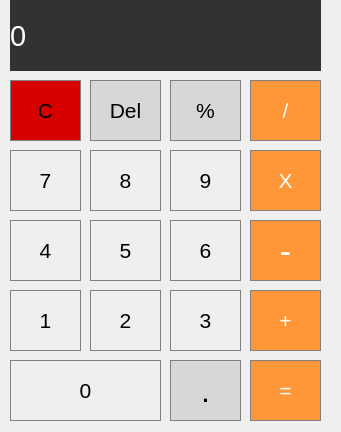
<?xml version="1.0" encoding="UTF-8"?>
<ui version="4.0">
 <class>MainWindow</class>
 <widget class="QMainWindow" name="MainWindow">
  <property name="geometry">
   <rect>
    <x>0</x>
    <y>0</y>
    <width>341</width>
    <height>432</height>
   </rect>
  </property>
  <property name="windowTitle">
   <string>MainWindow</string>
  </property>
  <property name="styleSheet">
   <string notr="true">
QLabel {
  qproperty-alignment: 'AlignVCenter | AlignRight';
  border: 1px solid gray;
}

background-color : rgb(0,0,0);</string>
  </property>
  <widget class="QWidget" name="centralwidget">
   <widget class="QLabel" name="label">
    <property name="geometry">
     <rect>
      <x>10</x>
      <y>0</y>
      <width>311</width>
      <height>71</height>
     </rect>
    </property>
    <property name="font">
     <font>
      <pointsize>22</pointsize>
     </font>
    </property>
    <property name="styleSheet">
     <string notr="true">QLabel{
background-color: rgb(50, 50,50);
color: rgb(255, 255, 255);
}</string>
    </property>
    <property name="text">
     <string>0</string>
    </property>
   </widget>
   <widget class="QPushButton" name="pushButton_clear">
    <property name="geometry">
     <rect>
      <x>10</x>
      <y>80</y>
      <width>71</width>
      <height>61</height>
     </rect>
    </property>
    <property name="font">
     <font>
      <pointsize>16</pointsize>
     </font>
    </property>
    <property name="styleSheet">
     <string notr="true">QPushButton {
  background-color: rgb(215, 0, 0);
  border: 1px solid gray;
}
QPushButton:pressed {
    background-color: qlineargradient(x1: 0, y1: 0, x2: 0, y2: 1,
                                      stop: 0 #BEBEBE, stop: 1 #D7D7D7);
}</string>
    </property>
    <property name="text">
     <string>C</string>
    </property>
   </widget>
   <widget class="QPushButton" name="delete_button">
    <property name="geometry">
     <rect>
      <x>90</x>
      <y>80</y>
      <width>71</width>
      <height>61</height>
     </rect>
    </property>
    <property name="font">
     <font>
      <pointsize>16</pointsize>
     </font>
    </property>
    <property name="styleSheet">
     <string notr="true">QPushButton {
  background-color: rgb(215, 215, 215);
  border: 1px solid gray;
}
QPushButton:pressed {
    background-color: qlineargradient(x1: 0, y1: 0, x2: 0, y2: 1,
                                      stop: 0 #BEBEBE, stop: 1 #D7D7D7);
}</string>
    </property>
    <property name="text">
     <string>Del</string>
    </property>
   </widget>
   <widget class="QPushButton" name="modulus">
    <property name="geometry">
     <rect>
      <x>170</x>
      <y>80</y>
      <width>71</width>
      <height>61</height>
     </rect>
    </property>
    <property name="font">
     <font>
      <pointsize>16</pointsize>
     </font>
    </property>
    <property name="styleSheet">
     <string notr="true">QPushButton {
  background-color: rgb(215, 215, 215);
  border: 1px solid gray;
}
QPushButton:pressed {
    background-color: qlineargradient(x1: 0, y1: 0, x2: 0, y2: 1,
                                      stop: 0 #BEBEBE, stop: 1 #D7D7D7);
}</string>
    </property>
    <property name="text">
     <string>%</string>
    </property>
   </widget>
   <widget class="QPushButton" name="divide">
    <property name="geometry">
     <rect>
      <x>250</x>
      <y>80</y>
      <width>71</width>
      <height>61</height>
     </rect>
    </property>
    <property name="font">
     <font>
      <pointsize>16</pointsize>
     </font>
    </property>
    <property name="styleSheet">
     <string notr="true">QPushButton {
  background-color: rgb(255, 151, 57);
  color: white; 
  border: 1px solid gray;
}

QPushButton:pressed {
    background-color: qlineargradient(x1: 0, y1: 0, x2: 0, y2: 1,
                                      stop: 0 #FF7832, stop: 1 #FF9739);
}</string>
    </property>
    <property name="text">
     <string>/</string>
    </property>
   </widget>
   <widget class="QPushButton" name="pushButton_14">
    <property name="geometry">
     <rect>
      <x>90</x>
      <y>150</y>
      <width>71</width>
      <height>61</height>
     </rect>
    </property>
    <property name="font">
     <font>
      <pointsize>16</pointsize>
     </font>
    </property>
    <property name="styleSheet">
     <string notr="true">QPushButton {
   border: 1px solid gray;
}
QPushButton:pressed {
    background-color: qlineargradient(x1: 0, y1: 0, x2: 0, y2: 1,
                                      stop: 0 #dadbde, stop: 1 #f6f7fa);
}</string>
    </property>
    <property name="text">
     <string>8</string>
    </property>
   </widget>
   <widget class="QPushButton" name="pushButton_7">
    <property name="geometry">
     <rect>
      <x>10</x>
      <y>150</y>
      <width>71</width>
      <height>61</height>
     </rect>
    </property>
    <property name="font">
     <font>
      <pointsize>16</pointsize>
     </font>
    </property>
    <property name="styleSheet">
     <string notr="true">QPushButton {
   border: 1px solid gray;
}
QPushButton:pressed {
    background-color: qlineargradient(x1: 0, y1: 0, x2: 0, y2: 1,
                                      stop: 0 #dadbde, stop: 1 #f6f7fa);
}</string>
    </property>
    <property name="text">
     <string>7</string>
    </property>
   </widget>
   <widget class="QPushButton" name="pushButton_9">
    <property name="geometry">
     <rect>
      <x>170</x>
      <y>150</y>
      <width>71</width>
      <height>61</height>
     </rect>
    </property>
    <property name="font">
     <font>
      <pointsize>16</pointsize>
     </font>
    </property>
    <property name="styleSheet">
     <string notr="true">QPushButton {
   border: 1px solid gray;
}
QPushButton:pressed {
    background-color: qlineargradient(x1: 0, y1: 0, x2: 0, y2: 1,
                                      stop: 0 #dadbde, stop: 1 #f6f7fa);
}</string>
    </property>
    <property name="text">
     <string>9</string>
    </property>
   </widget>
   <widget class="QPushButton" name="Multiply">
    <property name="geometry">
     <rect>
      <x>250</x>
      <y>150</y>
      <width>71</width>
      <height>61</height>
     </rect>
    </property>
    <property name="font">
     <font>
      <pointsize>16</pointsize>
     </font>
    </property>
    <property name="styleSheet">
     <string notr="true">QPushButton {
  background-color: rgb(255, 151, 57);
  color: white; 
  border: 1px solid gray;
}

QPushButton:pressed {
    background-color: qlineargradient(x1: 0, y1: 0, x2: 0, y2: 1,
                                      stop: 0 #FF7832, stop: 1 #FF9739);
}</string>
    </property>
    <property name="text">
     <string>X</string>
    </property>
   </widget>
   <widget class="QPushButton" name="pushButton_5">
    <property name="geometry">
     <rect>
      <x>90</x>
      <y>220</y>
      <width>71</width>
      <height>61</height>
     </rect>
    </property>
    <property name="font">
     <font>
      <pointsize>16</pointsize>
     </font>
    </property>
    <property name="styleSheet">
     <string notr="true">QPushButton {
   border: 1px solid gray;
}
QPushButton:pressed {
    background-color: qlineargradient(x1: 0, y1: 0, x2: 0, y2: 1,
                                      stop: 0 #dadbde, stop: 1 #f6f7fa);
}</string>
    </property>
    <property name="text">
     <string>5</string>
    </property>
   </widget>
   <widget class="QPushButton" name="pushButton_2">
    <property name="geometry">
     <rect>
      <x>90</x>
      <y>290</y>
      <width>71</width>
      <height>61</height>
     </rect>
    </property>
    <property name="font">
     <font>
      <pointsize>16</pointsize>
     </font>
    </property>
    <property name="styleSheet">
     <string notr="true">QPushButton {
   border: 1px solid gray;
}
QPushButton:pressed {
    background-color: qlineargradient(x1: 0, y1: 0, x2: 0, y2: 1,
                                      stop: 0 #dadbde, stop: 1 #f6f7fa);
}</string>
    </property>
    <property name="text">
     <string>2</string>
    </property>
   </widget>
   <widget class="QPushButton" name="pushButton_4">
    <property name="geometry">
     <rect>
      <x>10</x>
      <y>220</y>
      <width>71</width>
      <height>61</height>
     </rect>
    </property>
    <property name="font">
     <font>
      <pointsize>16</pointsize>
     </font>
    </property>
    <property name="styleSheet">
     <string notr="true">QPushButton {
   border: 1px solid gray;
}
QPushButton:pressed {
    background-color: qlineargradient(x1: 0, y1: 0, x2: 0, y2: 1,
                                      stop: 0 #dadbde, stop: 1 #f6f7fa);
}</string>
    </property>
    <property name="text">
     <string>4</string>
    </property>
   </widget>
   <widget class="QPushButton" name="pushButton_3">
    <property name="geometry">
     <rect>
      <x>170</x>
      <y>290</y>
      <width>71</width>
      <height>61</height>
     </rect>
    </property>
    <property name="font">
     <font>
      <pointsize>16</pointsize>
     </font>
    </property>
    <property name="styleSheet">
     <string notr="true">QPushButton {
   border: 1px solid gray;
}
QPushButton:pressed {
    background-color: qlineargradient(x1: 0, y1: 0, x2: 0, y2: 1,
                                      stop: 0 #dadbde, stop: 1 #f6f7fa);
}</string>
    </property>
    <property name="text">
     <string>3</string>
    </property>
   </widget>
   <widget class="QPushButton" name="pushButton_6">
    <property name="geometry">
     <rect>
      <x>170</x>
      <y>220</y>
      <width>71</width>
      <height>61</height>
     </rect>
    </property>
    <property name="font">
     <font>
      <pointsize>16</pointsize>
     </font>
    </property>
    <property name="styleSheet">
     <string notr="true">QPushButton {
   border: 1px solid gray;
}
QPushButton:pressed {
    background-color: qlineargradient(x1: 0, y1: 0, x2: 0, y2: 1,
                                      stop: 0 #dadbde, stop: 1 #f6f7fa);
}</string>
    </property>
    <property name="text">
     <string>6</string>
    </property>
   </widget>
   <widget class="QPushButton" name="addition">
    <property name="geometry">
     <rect>
      <x>250</x>
      <y>290</y>
      <width>71</width>
      <height>61</height>
     </rect>
    </property>
    <property name="font">
     <font>
      <pointsize>16</pointsize>
     </font>
    </property>
    <property name="styleSheet">
     <string notr="true">QPushButton {
  background-color: rgb(255, 151, 57);
  color: white; 
  border: 1px solid gray;
}

QPushButton:pressed {
    background-color: qlineargradient(x1: 0, y1: 0, x2: 0, y2: 1,
                                      stop: 0 #FF7832, stop: 1 #FF9739);
}</string>
    </property>
    <property name="text">
     <string>+</string>
    </property>
   </widget>
   <widget class="QPushButton" name="Substraction">
    <property name="geometry">
     <rect>
      <x>250</x>
      <y>220</y>
      <width>71</width>
      <height>61</height>
     </rect>
    </property>
    <property name="font">
     <font>
      <pointsize>26</pointsize>
     </font>
    </property>
    <property name="styleSheet">
     <string notr="true">QPushButton {
  background-color: rgb(255, 151, 57);
  color: white; 
  border: 1px solid gray;
}

QPushButton:pressed {
    background-color: qlineargradient(x1: 0, y1: 0, x2: 0, y2: 1,
                                      stop: 0 #FF7832, stop: 1 #FF9739);
}</string>
    </property>
    <property name="text">
     <string>-</string>
    </property>
   </widget>
   <widget class="QPushButton" name="pushButton_1">
    <property name="geometry">
     <rect>
      <x>10</x>
      <y>290</y>
      <width>71</width>
      <height>61</height>
     </rect>
    </property>
    <property name="font">
     <font>
      <pointsize>16</pointsize>
     </font>
    </property>
    <property name="styleSheet">
     <string notr="true">QPushButton {
   border: 1px solid gray;
}
QPushButton:pressed {
    background-color: qlineargradient(x1: 0, y1: 0, x2: 0, y2: 1,
                                      stop: 0 #dadbde, stop: 1 #f6f7fa);
}</string>
    </property>
    <property name="text">
     <string>1</string>
    </property>
   </widget>
   <widget class="QPushButton" name="decimal">
    <property name="geometry">
     <rect>
      <x>170</x>
      <y>360</y>
      <width>71</width>
      <height>61</height>
     </rect>
    </property>
    <property name="font">
     <font>
      <pointsize>24</pointsize>
     </font>
    </property>
    <property name="styleSheet">
     <string notr="true">QPushButton {
  background-color: rgb(215, 215, 215);
  border: 1px solid gray;
}
QPushButton:pressed {
    background-color: qlineargradient(x1: 0, y1: 0, x2: 0, y2: 1,
                                      stop: 0 #BEBEBE, stop: 1 #D7D7D7);
}</string>
    </property>
    <property name="text">
     <string>.</string>
    </property>
   </widget>
   <widget class="QPushButton" name="pushButton_0">
    <property name="geometry">
     <rect>
      <x>10</x>
      <y>360</y>
      <width>151</width>
      <height>61</height>
     </rect>
    </property>
    <property name="font">
     <font>
      <pointsize>16</pointsize>
     </font>
    </property>
    <property name="styleSheet">
     <string notr="true">QPushButton {
   border: 1px solid gray;
}
QPushButton:pressed {
    background-color: qlineargradient(x1: 0, y1: 0, x2: 0, y2: 1,
                                      stop: 0 #dadbde, stop: 1 #f6f7fa);
}</string>
    </property>
    <property name="text">
     <string>0</string>
    </property>
   </widget>
   <widget class="QPushButton" name="equals">
    <property name="geometry">
     <rect>
      <x>250</x>
      <y>360</y>
      <width>71</width>
      <height>61</height>
     </rect>
    </property>
    <property name="font">
     <font>
      <pointsize>16</pointsize>
     </font>
    </property>
    <property name="styleSheet">
     <string notr="true">QPushButton {
  background-color: rgb(255, 151, 57);
  color: white; 
  border: 1px solid gray;
}

QPushButton:pressed {
    background-color: qlineargradient(x1: 0, y1: 0, x2: 0, y2: 1,
                                      stop: 0 #FF7832, stop: 1 #FF9739);
}</string>
    </property>
    <property name="text">
     <string>=</string>
    </property>
   </widget>
  </widget>
 </widget>
 <resources/>
 <connections/>
</ui>
